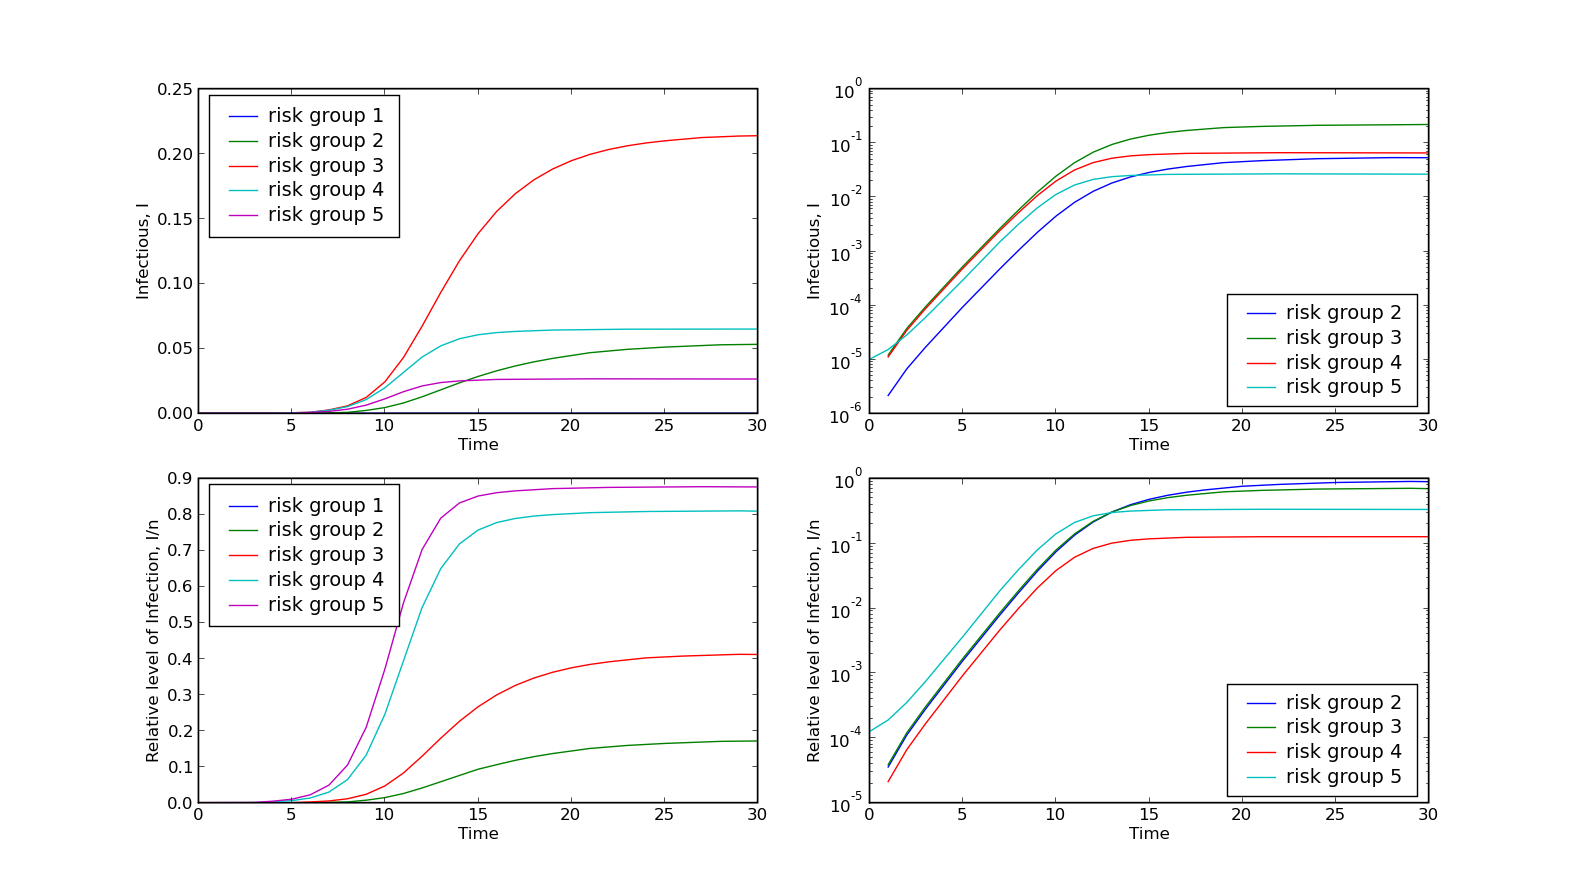

This chart was generated by the following Python code:
#!/usr/bin/env python

####################################################################
###    This is the PYTHON version of program 3.2 from page 64 of   #
### "Modeling Infectious Disease in humans and animals"            #
### by Keeling & Rohani.										   #
###																   #
### It is the SIS model with m different risk-groups			   #
### Note we no-longer explicitly model the susceptible class.	   #
####################################################################

###################################
### Written by Ilias Soumpasis    #
### ilias.soumpasis@ucd.ie (work) #
### ilias.soumpasis@gmail.com	  #
###################################

import scipy.integrate as spi
import numpy as np
import pylab as pl

waifw=np.array([0.0, 3.0, 10.0, 60.0, 100.0])
beta=0.0016*np.outer(waifw,waifw)
gamma=0.2*np.array([1.0, 1.0, 1.0, 1.0, 1.0])
n=np.array([0.06, 0.31, 0.52, 0.08, 0.03])
I=np.array([0.0, 0.0, 0.0, 0.0, 1e-5])
ND=30
TS=1.0
m=5
INPUT=I

def diff_eqs(INP,t):  
	'''The main set of equations'''
	Y=np.zeros((m))
	V = INP    
	for i in range(m):
		Y[i] = np.multiply(np.dot(beta[i], V), (n[i]-V[i]))-gamma[i]*V[i]
	return Y   # For odeint

t_start = 0.0; t_end = ND; t_inc = TS
t_range = np.arange(t_start, t_end+t_inc, t_inc)
RES = spi.odeint(diff_eqs,INPUT,t_range)

print RES
pl.subplot(221)
for i in range(m):
	pl.plot(RES[:,i], label = 'risk group %s' %(i+1))
pl.ylabel('Infectious, I')
pl.xlabel('Time')
pl.legend(loc=0)
pl.subplot(222)
for i in range(m-1):
	pl.semilogy(RES[:,i+1], label = 'risk group %s' %(i+2))
pl.ylabel('Infectious, I')
pl.xlabel('Time')
pl.legend(loc=0)
pl.subplot(223)
for i in range(m):
	pl.plot(RES[:,i]/n[i], label = 'risk group %s' %(i+1))
pl.ylabel('Relative level of Infection, I/n')
pl.xlabel('Time')
pl.legend(loc=0)
pl.subplot(224)
for i in range(m-1):
	pl.semilogy(RES[:,i+1]/n[i], label = 'risk group %s' %(i+2))
pl.ylabel('Relative level of Infection, I/n')
pl.xlabel('Time')
pl.legend(loc=0)

pl.show()
